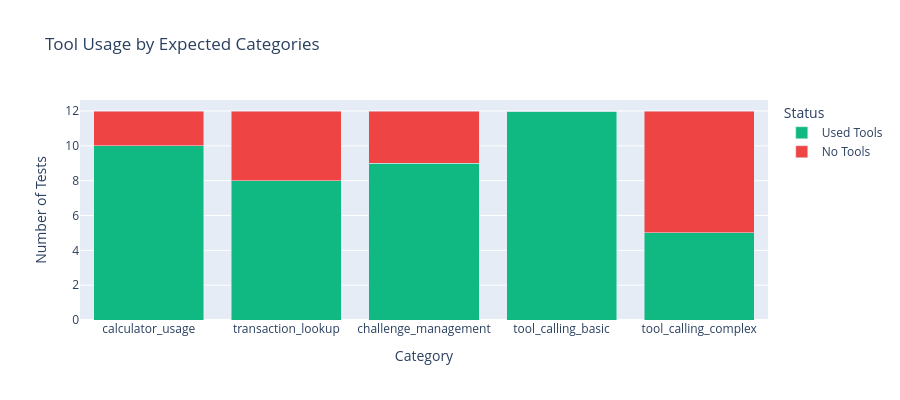

The notebook cell saved with this chart:
### Code cell
# Tool usage by category
tool_categories = ['calculator_usage', 'transaction_lookup', 'challenge_management', 'tool_calling_basic', 'tool_calling_complex']
tool_usage_data = []

for cat in tool_categories:
    cat_df = df[df['category'] == cat]
    if not cat_df.empty:
        used = (cat_df['tool_count'] > 0).sum()
        total = len(cat_df)
        tool_usage_data.append({'Category': cat, 'Used Tools': used, 'No Tools': total - used})

if tool_usage_data:
    tool_df = pd.DataFrame(tool_usage_data)
    
    fig = px.bar(tool_df, x='Category', y=['Used Tools', 'No Tools'],
                 title='Tool Usage by Expected Categories',
                 labels={'value': 'Number of Tests', 'variable': 'Status'},
                 barmode='stack',
                 color_discrete_map={'Used Tools': '#10B981', 'No Tools': '#EF4444'})
    
    fig.update_layout(height=400)
    fig.show()

### Figure 1 — Plotly figure (JSON) as saved in the notebook; plotly's stock layout.template omitted (floating-point values rounded to 4 significant figures)
{"data": [{"hovertemplate": "Status=Used Tools<br>Category=%{x}<br>Number of Tests=%{y}<extra></extra>", "legendgroup": "Used Tools", "marker": {"color": "#10B981", "pattern": {"shape": ""}}, "name": "Used Tools", "orientation": "v", "showlegend": true, "textposition": "auto", "type": "bar", "x": ["calculator_usage", "transaction_lookup", "challenge_management", "tool_calling_basic", "tool_calling_complex"], "xaxis": "x", "y": [10, 8, 9, 12, 5], "yaxis": "y"}, {"hovertemplate": "Status=No Tools<br>Category=%{x}<br>Number of Tests=%{y}<extra></extra>", "legendgroup": "No Tools", "marker": {"color": "#EF4444", "pattern": {"shape": ""}}, "name": "No Tools", "orientation": "v", "showlegend": true, "textposition": "auto", "type": "bar", "x": ["calculator_usage", "transaction_lookup", "challenge_management", "tool_calling_basic", "tool_calling_complex"], "xaxis": "x", "y": [2, 4, 3, 0, 7], "yaxis": "y"}], "layout": {"barmode": "stack", "height": 400, "legend": {"title": {"text": "Status"}, "tracegroupgap": 0}, "title": {"text": "Tool Usage by Expected Categories"}, "xaxis": {"anchor": "y", "domain": [0, 1], "title": {"text": "Category"}}, "yaxis": {"anchor": "x", "domain": [0, 1], "title": {"text": "Number of Tests"}}}}
